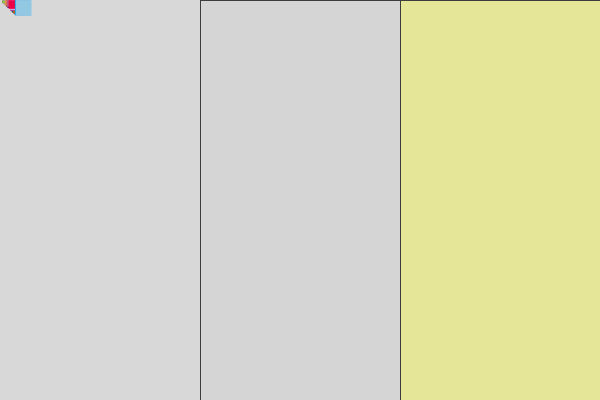
Frame 1 (no input)
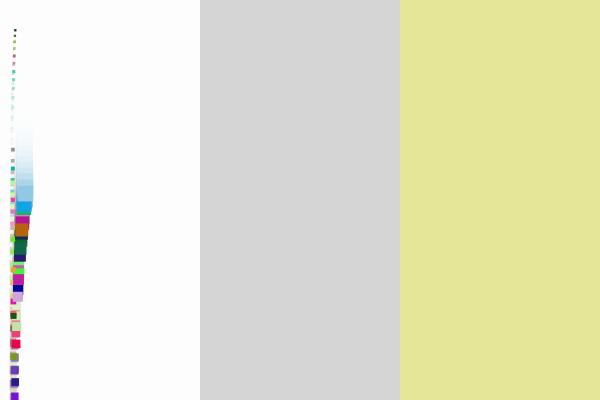
Frame 60 (the mouse pressed at the canvas centre just before this capture)
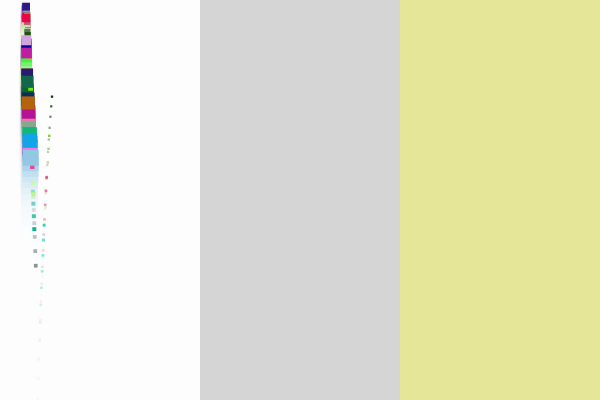
Frame 120 (the mouse held since frame 60 and released just before this capture)

The Processing sketch that drew these frames (run headless with seeded random() and noise(); from frame 60 on, the mouse is pressed at the canvas centre):

// Processing sketch: Nature_Of_Code_EX_2_4
// ── Nature_Of_Code_EX_2_4.pde
// 摩擦
Mover movers[] = new Mover[50];

/*
* 初期設定
*/
void setup() {
  size(600, 400);
  for (int i = 0; i < movers.length; i++)
  {
    movers[i] = new Mover(random(0.1, 1), 0, 0, random(0, 255), random(0, 255), random(0, 255), 255);
  }
}

/*
* 随時描写
*/
void draw() {
  fill(200);
  rect(200, 0, 400, height);
  fill(255, 255, 0, 100);
  rect(400, 0, 600, height);
  noStroke();
  fill(255, 60);
  rect(0, 0, width, height);

  // 風力
  PVector wind = new PVector(0.001, 0);
  // 重力
  PVector gravity = new PVector(0, 0.1);

  // 表示更新
  for (int i = 0; i < movers.length; i++) {
    // 摩擦力
    if (movers[i].location.x > 200 && movers[i].location.x < 400) {
      // 移動に対する摩擦（風力、重力の逆値 * 0.01）
      float c = 0.01;
      PVector friction = movers[i].velocity.get();
      friction.mult(-1);
      friction.normalize();
      friction.mult(c); 
      movers[i].applyForce(friction);
    } else if (movers[i].location.x > 400 && movers[i].location.x < 600) {
      // 移動に対する摩擦の反転値
      float c = 0.01;       
      PVector friction = movers[i].velocity.get();
      friction.mult(1);
      friction.normalize();
      friction.mult(c); 
      movers[i].applyForce(friction);
    }
    
    movers[i].applyForce(wind);
    movers[i].applyForce(gravity);

    movers[i].update();
    movers[i].checkEdges();
    movers[i].display();
  }
}

/*
* 移動オブジェクトクラス
*/
class Mover {
  PVector location;
  PVector velocity;
  PVector acceleration;
  float mass;
  float r, g, b, alpha;
  float objSize;
  
  /*
  * コンストラクタ
  */
  Mover(float m, float x, float y, float r_, float g_, float b_, float alpha_) {
    // 質量
    mass = m;
    // オブジェクトサイズ
    objSize = mass * 16;
    // 位置
    location = new PVector(x, y);
    // 速度
    velocity = new PVector(0, 0);
    // 加速度
    acceleration = new PVector(0, 0);
    // カラー
    r = r_;
    g = g_;
    b = b_;
    alpha = alpha_;
  }
  
  /*
  * 位置、速度の更新
  */
  void update() {
    // 速度に加速度を加算
    velocity.add(acceleration);
    // 現在位置に速度分の移動を加算
    location.add(velocity);
    // 加速度の初期化
    acceleration.mult(0);
  }
  
  /*
  * 画面表示
  */
  void display() {
    noStroke();
    fill(r, g, b);
    //ellipse(location.x, location.y, mass * 16, mass * 16);
    rect(location.x, location.y, mass * 16, mass * 16);
  } 

  /*
  * ウィンドウ端に到達した場合の処理
  */
  void checkEdges() {
    // X軸方向で壁に到達した場合
    if (location.x > width- objSize) {
      location.x = width- objSize;
      velocity.x *= -1;
    } else if (location.x < 0 + objSize) {
      velocity.x *= -1;
      location.x = 0 + objSize;
    } 

    // Y軸方向で壁に到達した場合
    if (location.y > height - objSize) {
      velocity.y *= -1;
      location.y = height - objSize;
    }
  }
  
  /*
  * 力の積算
  */
  void applyForce(PVector force) 
  {
    // 加速度に力を加算
    PVector f = PVector.div(force, mass);
    acceleration.add(f);
  }
}
